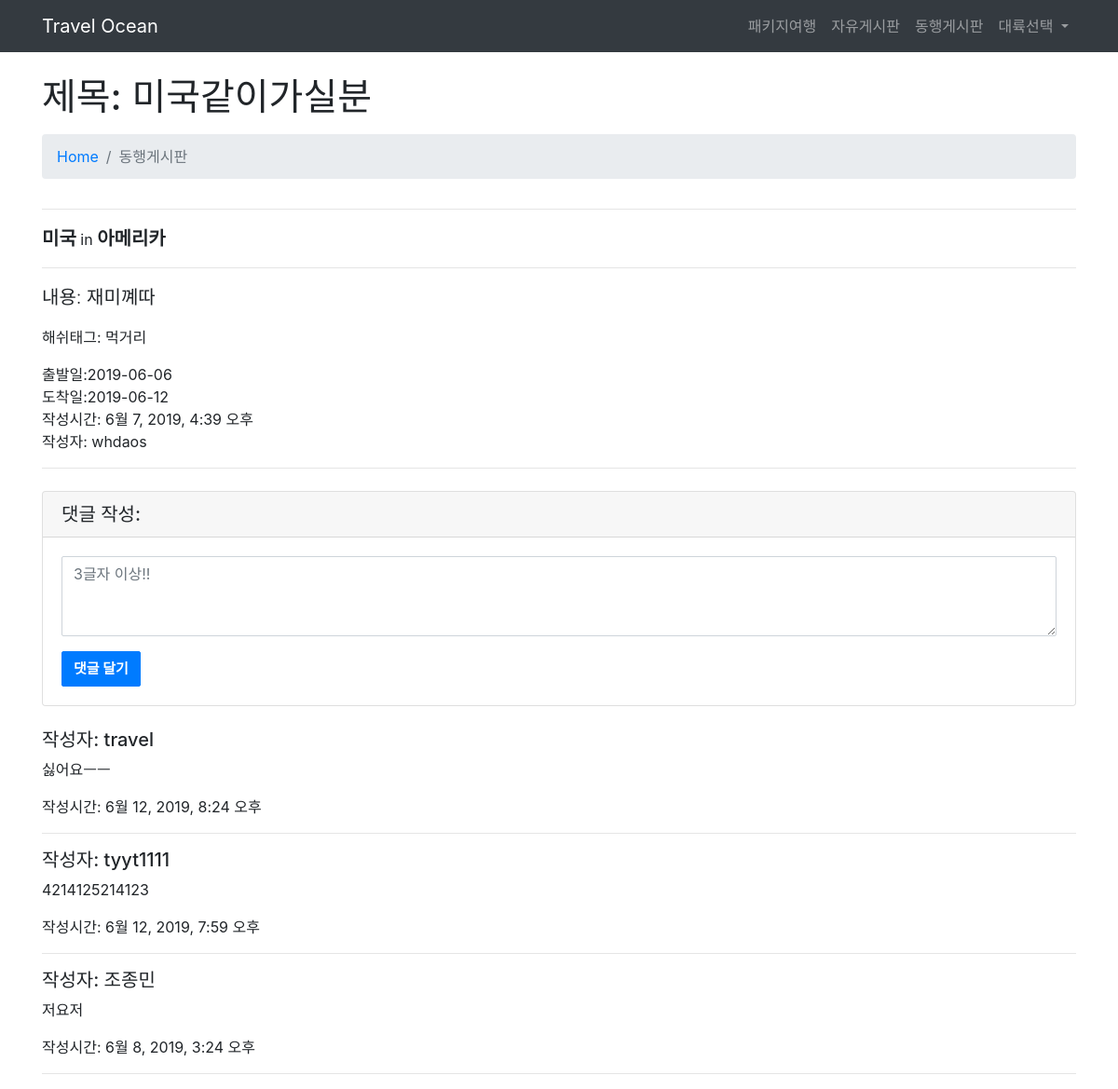
/company/company_detail/15, run on the app's committed database.
### company/models.py (models this page shows, shortened)
class Continent_blog(models.Model):
    title = models.CharField(max_length=30)
    content = models.TextField()
    author = models.ForeignKey(User, on_delete=models.CASCADE)
    continent = models.CharField(max_length=30, null=False)
    country = models.CharField(max_length=30, null=False)
    hashtag = models.CharField(max_length=10, null=False)
    start_at = models.CharField(max_length=40, null=False)
    comeback_at = models.CharField(max_length=40, null=False)
    created_at = models.DateTimeField(auto_now_add=True)
    updated_at = models.DateTimeField(auto_now=True)
    class Meta:
        ordering=['-id']

class Continent_Comment(models.Model):
    post = models.ForeignKey(Continent_blog, on_delete=models.CASCADE,related_name='comments')
    message = models.TextField()
    author = models.ForeignKey(User, on_delete=models.CASCADE)
    created_at = models.DateTimeField(auto_now_add=True)
    updated_at = models.DateTimeField(auto_now=True)
    class Meta:
        ordering=['-id']

### index/models.py (models this page shows)
class User(AbstractUser):
    name = models.CharField(max_length=10)
    phone = models.CharField(max_length=15)
    birth = models.CharField(max_length=10)

### company/views.py (the view)
# urls.py: path('company_detail/<int:id>', views.company_detail, name="company_detail"),
def company_detail(request, id):
    blog = get_object_or_404(Continent_blog, pk=id)
    posts = Continent_Comment.objects.filter(post=blog.id)
    return render(request, "company_detail.html", {"blog":blog , "posts":posts})

### company/templates/company_detail.html (shortened to what this page needs)
{% extends 'base.html' %}
{% load staticfiles %}
    {% block content %}
   <div class="container">
    <h1 class="mt-4 mb-3">제목: {{blog.title}}
    </h1>
<ol class="breadcrumb">
      <li class="breadcrumb-item">
        <a href="{% url 'main' %}">Home</a>
      </li>
      <li class="breadcrumb-item active">동행게시판</li>
    </ol>
    <div class="row">
      <div class="col-lg-13">
        <hr>
          <a class="writer" style="font-weight:bold; font-size:20px;"> {{blog.country}}</a>  in
         <a class="writer" style="font-weight:bold; font-size:20px;"> {{blog.continent}}</a>
        <hr>
        <p class="lead">내용: {{blog.content|linebreaksbr}}</p>
      <p class="date">해쉬태그: {{blog.hashtag}}</p>
                      출발일:{{blog.start_at}}<br>
                      도착일:{{blog.comeback_at}}<br>
                      작성시간: {{ blog.created_at }}<br>
                      작성자: {{blog.author}}
                      <br>
        <hr>
            <div class="card my-4">
          <h5 class="card-header">댓글 작성:</h5>
          <div class="card-body">
            <form action="{% url 'company_comment_create' blog.id %}" method="POST">
              <div class="form-group">
                <textarea name="message"  onmouseenter="check()" id="comment12" class="form-control" placeholder="3글자 이상!!" rows="3" ></textarea>
              </div>
              <button type="submit"  onmouseenter="check()" id="datgle" class="btn btn-primary">댓글 달기</button>
            </form>
          </div>
        </div>
          <br>
          {% for post in posts %}
          <h5>작성자: {{post.author}}</h5>
          <p>{{post.message|linebreaksbr}}</p>
         <p>작성시간: {{post.created_at}}
           <hr>
          {% endfor %}
        </div>
       </div>
    </div>
        {% endblock %}

### data on the page
Continent_blog: title "미국같이가실분", country "미국", continent "아메리카", content "재미꼐따", hashtag "먹거리", start_at "2019-06-06", comeback_at "2019-06-12", created_at "6월 7, 2019, 4:39 오후", author "whdaos"
Continent_Comment: author "travel", message "싫어요ㅡㅡ", created_at "6월 12, 2019, 8:24 오후"
Continent_Comment: author "tyyt1111", message "4214125214123", created_at "6월 12, 2019, 7:59 오후"
Continent_Comment: author "조종민", message "저요저", created_at "6월 8, 2019, 3:24 오후"
